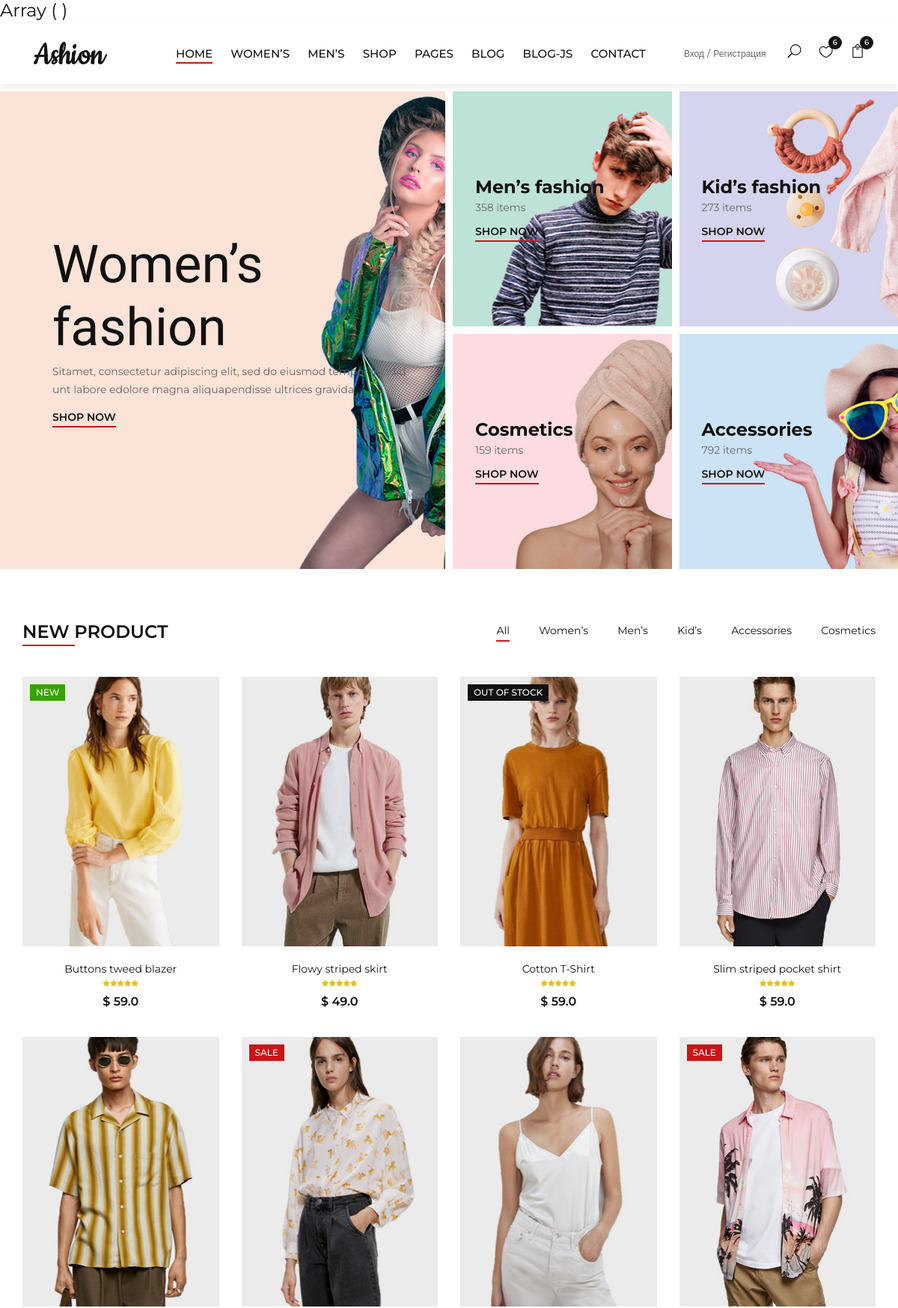
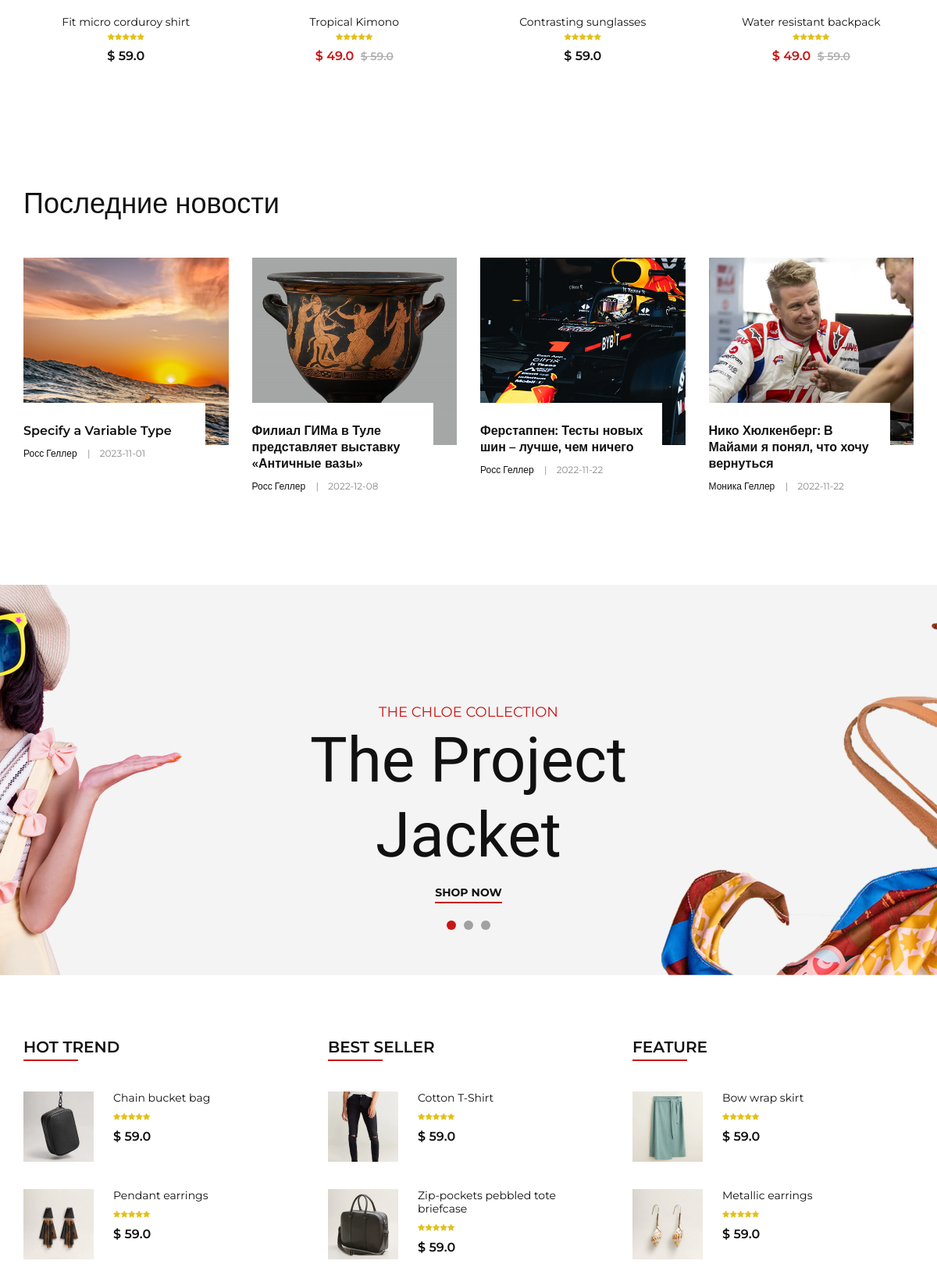
The page / (upper part) on the database its author committed (2 pictures, top to bottom).
### tables this page shows
CREATE TABLE `news` (
  `id` int(11) NOT NULL,
  `title` varchar(255) NOT NULL,
  `text` text NOT NULL,
  `add_date` timestamp NOT NULL DEFAULT current_timestamp(),
  `image` varchar(255) NOT NULL,
  `author_id` int(11) NOT NULL,
  `category_id` int(11) NOT NULL
);

CREATE TABLE `authors` (
  `id` int(11) NOT NULL,
  `first_name` varchar(255) NOT NULL,
  `last_name` varchar(255) NOT NULL,
  `short_info` text NOT NULL,
  `biography` text NOT NULL,
  `avatar` varchar(255) NOT NULL
);

### views/index_view.php (the view, shortened to what the rows shown need)
<?php
    require 'components/header.php';
?>
    <section class="categories">
        <div class="container-fluid">
            <div class="row">
                <div class="col-lg-6 p-0">
                    <div class="categories__item categories__large__item set-bg" data-setbg="img/categories/category-1.jpg">
                        <div class="categories__text">
                            <h1>Women’s fashion</h1>
                        </div>
                    </div>
                </div>
            </div>
        </div>
    </section>
    <section class="blog spad">
        <div class="container">
            <h2 class="mb-5">Последние новости</h2>
            <div class="row">
                <?php foreach ($newsList as $newsItem):?>
                    <div class="col-lg-3 col-md-6 col-sm-10">
                        <div class="blog__item">
                            <div class="blog__item__pic set-bg" data-setbg="<?=$newsItem['image']?>"></div>
                            <div class="blog__item__text">
                                <h6><a href="blog-details.php?newsId=<?=$newsItem['newsId']?>"><?=$newsItem['title']?></a></h6>
                                <ul>
                                    <li><span><?=$newsItem['first_name'].' '.$newsItem['last_name']?></span></li>
                                    <li><?=substr($newsItem['add_date'], 0, 10)  ?></li>
                                </ul>
                            </div>
                        </div>
                    </div>
                <?php endforeach;?>
            </div>
        </div>
    </section>
    <section class="banner set-bg" data-setbg="img/banner/banner-1.jpg">
        <div class="container">
            <div class="row">
                <div class="col-xl-7 col-lg-8 m-auto">
                    <div class="banner__slider owl-carousel">
                        <div class="banner__item">
                            <div class="banner__text">
                                <h1>The Project Jacket</h1>
                            </div>
                        </div>
                    </div>
                </div>
            </div>
        </div>
    </section>
<?php
require 'components/footer.php';
?>

### rows shown on the page
news: shows a picture, title "Specify a Variable Type", author.first_name "Росс", author.last_name "Геллер", add_date "2023-11-01"
news: shows a picture, title "Филиал ГИМа в Туле представляет выставку «Античные вазы»", author.first_name "Росс", author.last_name "Геллер", add_date "2022-12-08"
news: shows a picture, title "Ферстаппен: Тесты новых шин – лучше, чем ничего", author.first_name "Росс", author.last_name "Геллер", add_date "2022-11-22"
news: shows a picture, title "Нико Хюлкенберг: В Майами я понял, что хочу вернуться", author.first_name "Моника", author.last_name "Геллер", add_date "2022-11-22"
